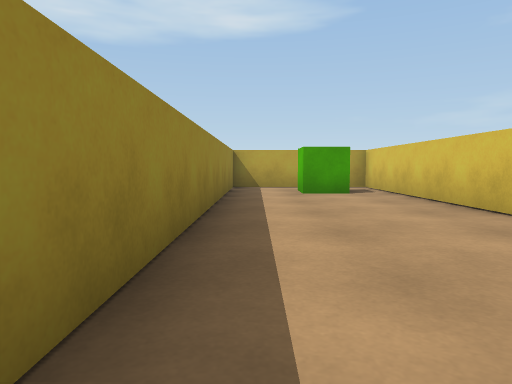
[1] (above)

16 first-person views from a walk through a Unity game level. The camera is 0.58 m above the floor, tilts 4° down and sees 70° across. The floor is counted in squares, 1 m on a side. Each view is taken from the middle of a square. On the plan, view 1 faces up. The plan holds only what a view shows up to about 10 squares ahead; the rest is blank. The place goes on beyond the plan. The player character is not drawn.

[2]
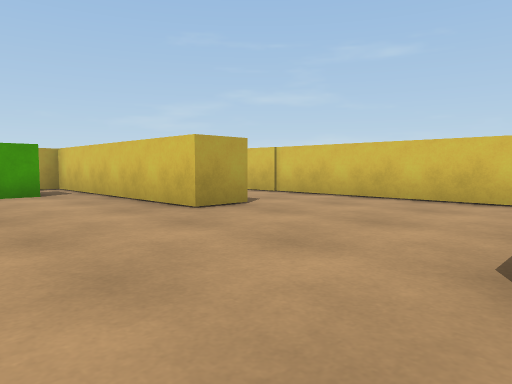

[3]
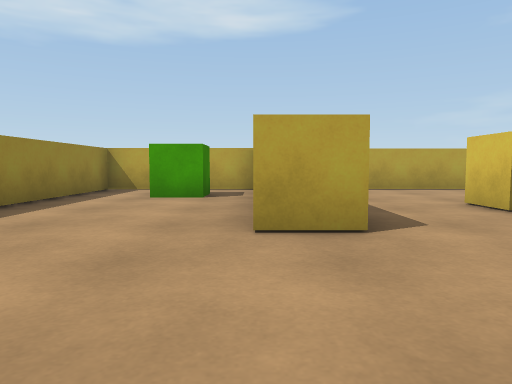

[4]
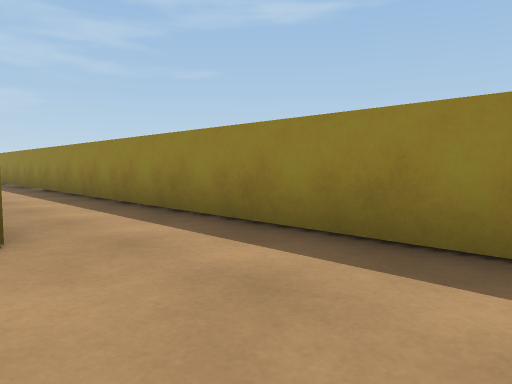

[5]
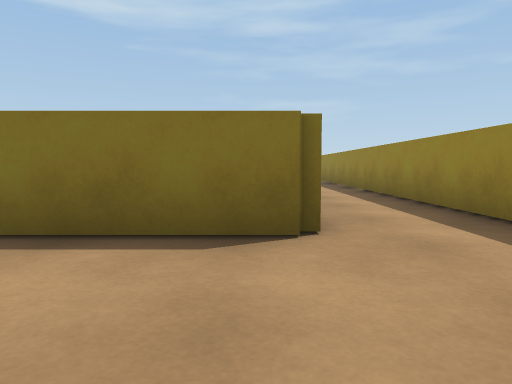

[6]
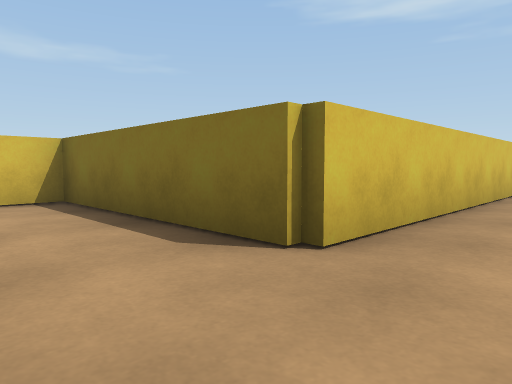

[7]
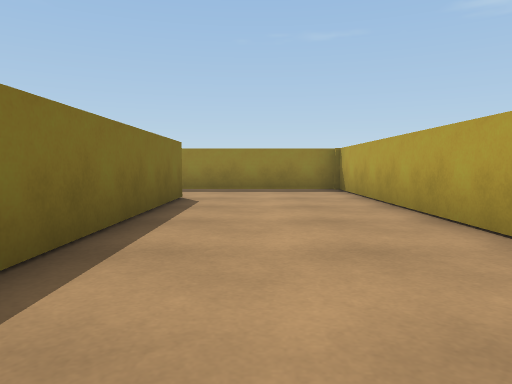

[8]
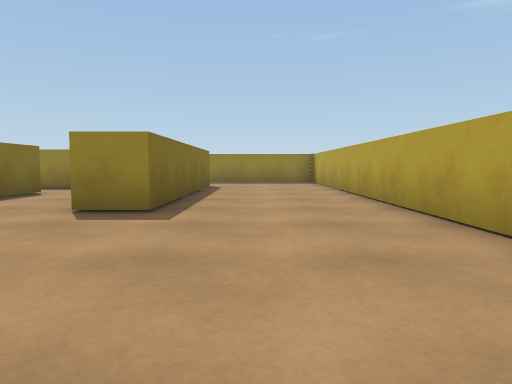

[9]
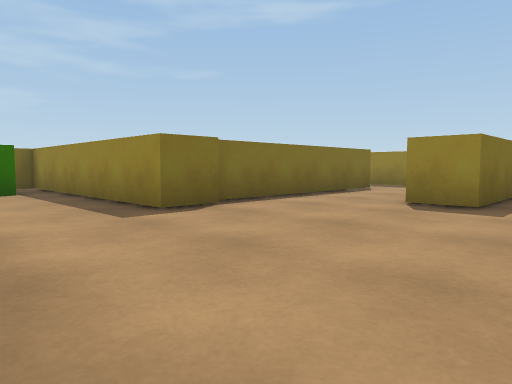

[10]
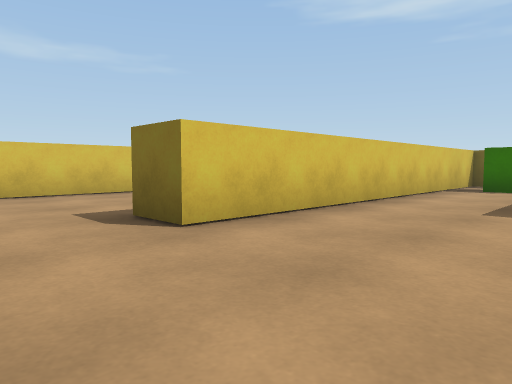

[11]
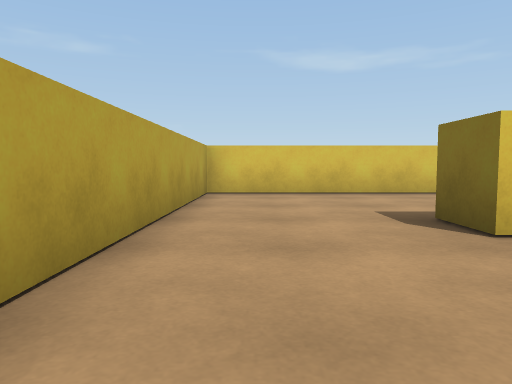

[12]
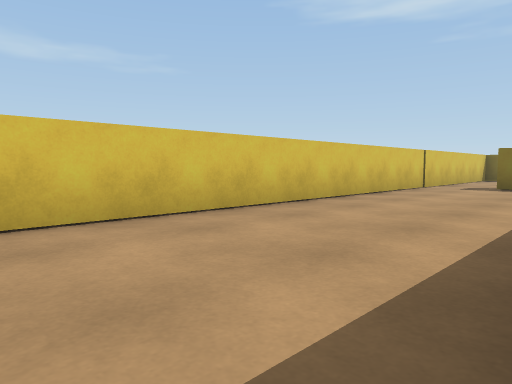

[13]
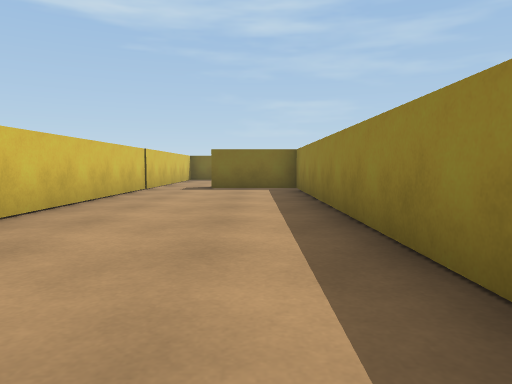

[14]
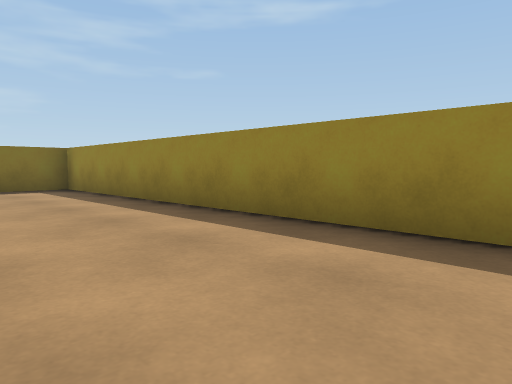

[15]
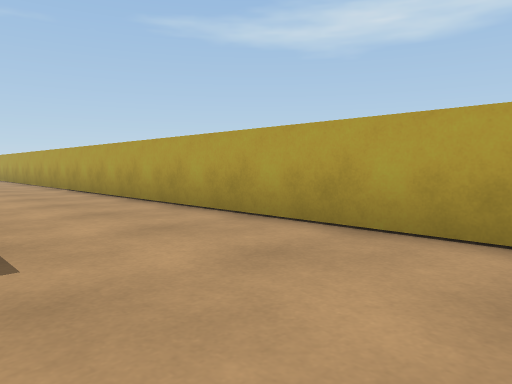

[16]
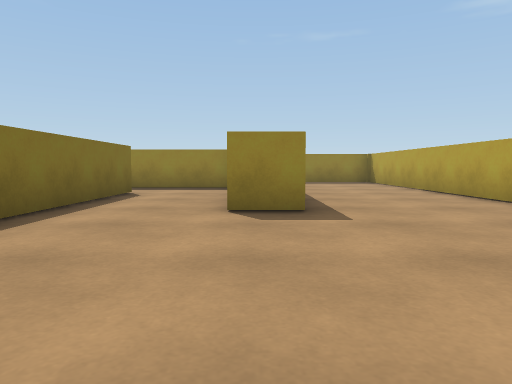

### Floor plan
Points are (right, up) in squares from view 1. A wall is a line through its corners. A room is listed if a view was taken in it or the views show most of it. See-through windows are left out.
Room 1 (views 1, 2, 3, 4, 5, 6)
walls: (1.4, -6.2) (1.4, 0.1) (6.3, 0.1) (6.3, 2.6); (4, 4.2) (3, 4.2) (3, 10) (1.9, 10); (1.2, 10) (-0.6, 10) (-0.6, -8.6)
ways out: opening at (5.5, 3.5) to room 2
objects: green cube (1, 8) to (2, 9)
Room 2 (views 7, 8, 10, 11, 16)
walls: (14.4, 3.6) (15.4, 3.6) (15.4, -2.5) (15.9, -2.5); (8.9, 3.3) (14.2, 3.3); (7.3, 5.2) (7.3, 2.2); (6.3, 2.6) (6.3, 6.6) (12.3, 6.6) (12.3, 5.6); (17.6, 10) (4, 10) (4, 6.1); (17.9, -2.2) (17.9, 7)
ways out: opening at (5.5, 3.5) to room 1; opening at (18.5, 8.5) to room 3; opening at (8, 3)
objects: green cube (16, -2) to (17, -1)
Room 3 (views 9, 12, 13, 14, 15)
walls: (18.9, 6.5) (18.9, -2.5) (21.2, -2.5); (17.9, 7) (19, 7); (22.8, -3) (22.8, 10) (17.6, 10)
ways out: opening at (18.5, 8.5) to room 2; opening at (22, -3)

Where each view was taken, in squares from view 1:
view 1: 0 up, 0 right, facing up
view 2: 0 up, 0 right, facing up-right
view 3: 1 up, 3 right, facing up
view 4: 3 up, 2 right, facing down-left
view 5: 3 up, 2 right, facing down
view 6: 2 up, 0 right, facing down-right
view 7: 8 up, 13 right, facing left
view 8: 8 up, 17 right, facing left
view 9: 8 up, 18 right, facing down-left
view 10: 9 up, 15 right, facing down-right
view 11: 9 up, 15 right, facing right
view 12: 8 up, 19 right, facing down-right
view 13: 7 up, 20 right, facing down
view 14: 7 up, 22 right, facing down-left
view 15: 7 up, 22 right, facing up-left
view 16: 6 up, 17 right, facing left
